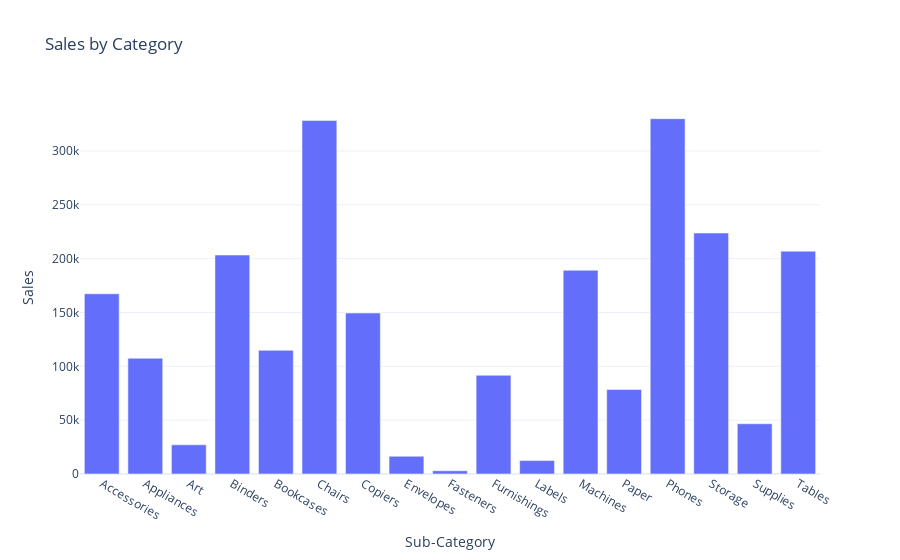

The code cell stored with this chart in its notebook:
### Markdown cell above
# Sales by Sub Category

### Code cell
sales_by_subcat=df.groupby('Sub-Category')['Sales'].sum().reset_index()
fig=px.bar(sales_by_subcat,
           x='Sub-Category',y='Sales',title='Sales by Category'
        )
fig.show()

### Figure 1 — Plotly figure (JSON) as saved in the notebook; plotly's stock layout.template omitted (floating-point values rounded to 4 significant figures)
{"data": [{"hovertemplate": "Sub-Category=%{x}<br>Sales=%{y}<extra></extra>", "legendgroup": "", "marker": {"color": "#636efa", "pattern": {"shape": ""}}, "name": "", "orientation": "v", "showlegend": false, "textposition": "auto", "type": "bar", "x": ["Accessories", "Appliances", "Art", "Binders", "Bookcases", "Chairs", "Copiers", "Envelopes", "Fasteners", "Furnishings", "Labels", "Machines", "Paper", "Phones", "Storage", "Supplies", "Tables"], "xaxis": "x", "y": [167400.0, 107500.0, 27120.0, 203400.0, 114900.0, 328400.0, 149500.0, 16480.0, 3024.0, 91710.0, 12490.0, 189200.0, 78480.0, 330000.0, 223800.0, 46670.0, 207000.0], "yaxis": "y"}], "layout": {"barmode": "relative", "legend": {"tracegroupgap": 0}, "title": {"text": "Sales by Category"}, "xaxis": {"anchor": "y", "domain": [0, 1], "title": {"text": "Sub-Category"}}, "yaxis": {"anchor": "x", "domain": [0, 1], "title": {"text": "Sales"}}}}
